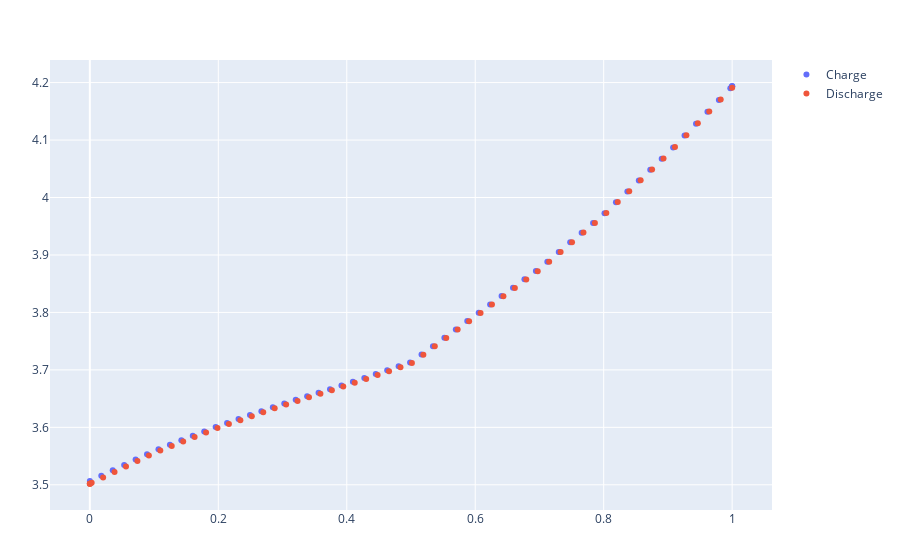

Notebook source saved alongside this figure:
### Code cell
plot([scatter(x=SOC_load[1:100000:end], y=Voltage_load[1:100000:end], mode="markers", name="Charge"),
scatter(x=SOC_discharge[1:100000:end], y=Voltage_discharge[1:100000:end], mode="markers", name="Discharge")])
